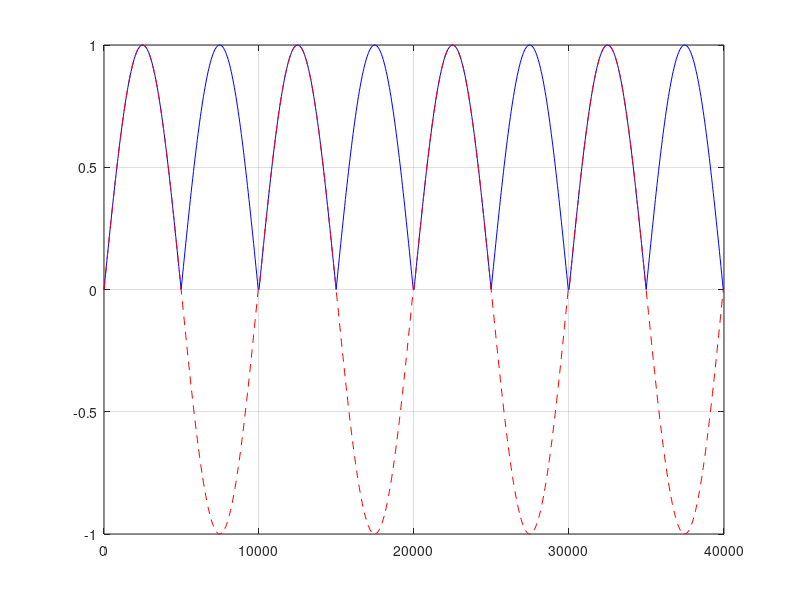
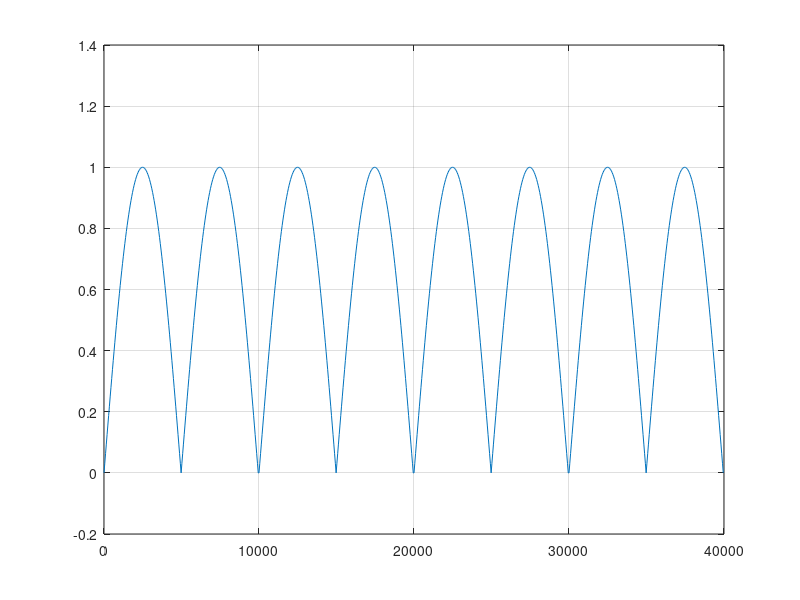
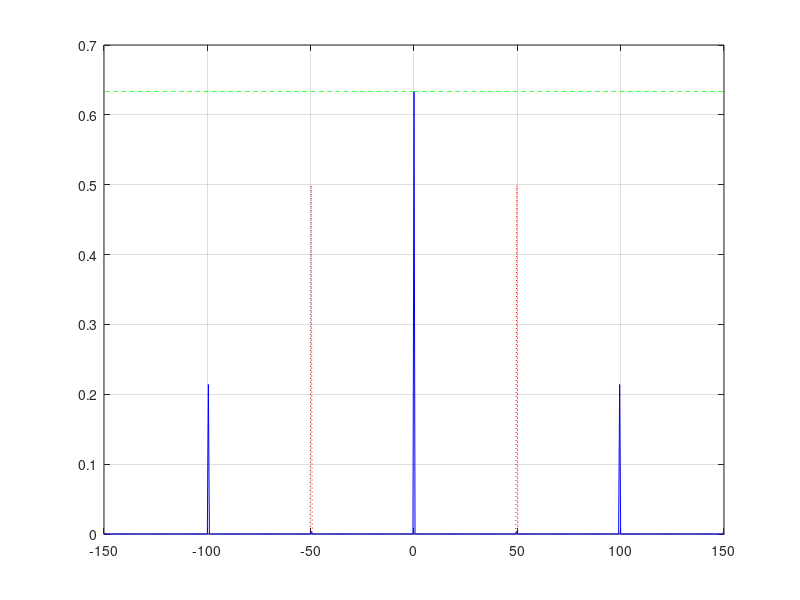

Here is the MATLAB script that generated these plots, in order:
%puente monofasico en paralelo
freq=50;    %hz
T=1/freq;   %periodo
fs=10000;   %frecuencia de muestreo
a=1;        %amplitud de la señal
R=100;      %resistencia de carga
C=10e-06;   %capacitor
transitorio=false;  
ciclos_transitorio=4;
armonicos=3;

%definicion de la señal seno y rectificacion
t=0:1/fs:T; %vector de tiempo para un periodo
v_in=a*sin(2*pi*freq*t);   
v_out=abs(v_in);

%varios ciclos (NOTA: otra forma es hacerlo con el for)
% for k=1:ciclos
%     v_in_total(1+(k-1)*length(t):k*length(t))=v_in;
%     v_out_total(1+(k-1)*length(t):k*length(t))=v_out;
% end
v_in_total=repmat(v_in,1,100);      %repite 100 ciclos para 
v_out_total=repmat(v_out,1,100);    %una señal completa
t_total=100*fs;
vector_t_total=linspace(0,t_total,length(v_in_total));

%filtrado de la señal 
num=1;
den=[R*C, 1];
[b,a]=bilinear(num,den,fs);

v_out_filtrada=filter(b,a,v_out_total);

if transitorio
    tiempo_transitorio=vector_t_total(1:length(v_in)*ciclos_transitorio);
    v_in_transitorio=v_in_total(1:length(v_in)*ciclos_transitorio);
    v_out_transitorio=v_out_total(1:length(v_in)*ciclos_transitorio);
    v_out_filtrada_transitorio=v_out_filtrada(1:length(v_in)*ciclos_transitorio);
else
    tiempo_transitorio=vector_t_total(1:length(v_in)*ciclos_transitorio);
    v_in_transitorio=v_in_total(length(vector_t_total)-length(v_in)*ciclos_transitorio+1:end);
    v_out_transitorio=v_out_total(length(vector_t_total)-length(v_in)*ciclos_transitorio+1:end);
    v_out_filtrada_transitorio=v_out_filtrada(length(vector_t_total)-length(v_in)*ciclos_transitorio+1:end);
end

%analisis de fourier y envolvente del filtro
f_vo=fftshift(abs(fft(v_out_filtrada)))./length(v_out_filtrada);
f_vi=fftshift(abs(fft(v_in_total)))./length(v_in_total);
FF=((0:length(v_out_filtrada)-1)./length(v_out_filtrada)-0.5).*fs;
[y_filter, x_filter]=freqz(b, a, length(v_out_filtrada),fs);
y_filter=abs(y_filter)/max(abs(y_filter))*max(f_vo);
x_filter_reflex=x_filter*(-1);

%graficas
figure(1);
plot(tiempo_transitorio,v_out_transitorio,'b');
grid on;
hold on;
plot(tiempo_transitorio,v_in_transitorio,'r--');
hold off;

figure(2);
plot(tiempo_transitorio,v_out_filtrada_transitorio);
grid on;

figure(3);
plot(FF,f_vo,'b');
grid on;
xlim([-armonicos armonicos].*freq);
hold on;
plot(FF,f_vi,'r:');
plot(x_filter_reflex,y_filter,'g--');
plot(x_filter,y_filter,'g--');
